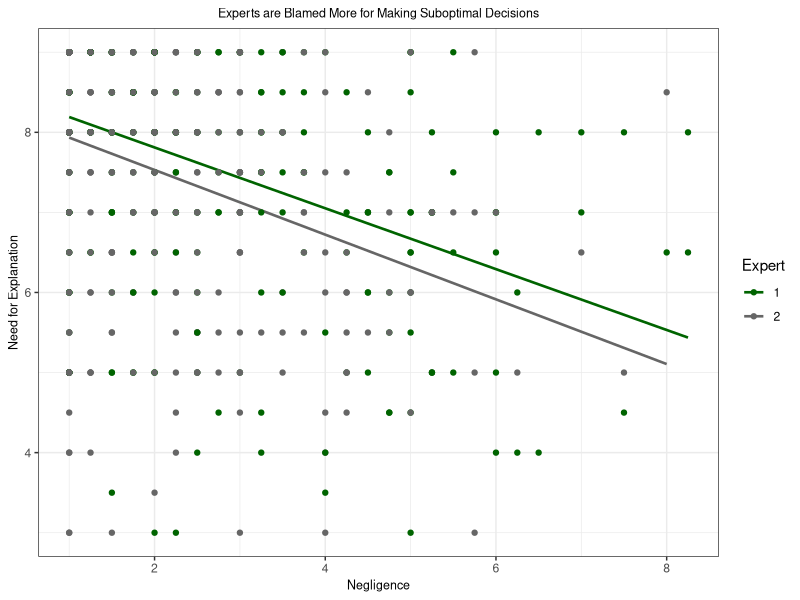

This figure's R source: (Note: this script raises an error after producing the figure.)
library(tidyverse)
setwd("C:/Users/samha/Documents/GitHub/Optimality-Bias/1-19_pre_class")
optdata <- read.csv("1-19_pre_class_CLEANED DATASHEET.csv") %>% select(-1) #load in dataset without weird first column

for (i in 1:9) { #convert continuous variables to numeric
  optdata[,i] <- sapply(optdata[,i], as.numeric)
}
for (i in 10:11) { #convert categorical variables to character
  optdata[,i] <- sapply(optdata[,i], as.character)
}

##PLOT 1
optdata_rev <- subset(optdata, both_pkc<=6.5) #exclude pkc outliers
optdata_rev <- subset(optdata, both_exp>2.5) #exclude exp outliers
optdata_rev <- rename(optdata_rev, Expert=expert) #fix expert label

#create point plot with least squares lines for each expert level
ggplot(optdata_rev, aes(both_pkc, both_exp, color=Expert)) + #color based on expert
  guides(fill=guide_legend(title="Expert")) + #legend
  geom_smooth(method=lm, se=FALSE, size=0.9) + #LSR lines
  geom_point() + #scatterplot
  xlab("Negligence") + #x label
  ylab("Need for Explanation") + #y label
  theme_bw() + #simple background
  theme(axis.title.x=element_text(size=9), axis.title.y=element_text(size=9)) + #make axis labels same size as title
  scale_color_manual(values=c("darkgreen", "gray40")) + #set group colors
  ggtitle("Experts are Blamed More for Making Suboptimal Decisions") + #title
  theme(plot.title = element_text(hjust = 0.5, size=9)) #make title fit and centered

##PLOT 2
summary <- optdata %>% #to be used for error bars
  group_by(choice, expert) %>% 
  summarise(average_blame = mean(both_blc, na.rm = T), #average blame
            blame_sd = sd(both_blc, na.rm = T)/sqrt(nrow(optdata)), #sd of blame
            blame_min = average_blame - blame_sd, #min blame
            blame_max = average_blame + blame_sd) #max blame

nicelimits <- function(x) {
  # x is the range of the data
  # get breaks under default breaks behaviour (breaks are not known in advance)
  breaks <- scales::extended_breaks()(x)
  # Take the difference between breaks (should be constant)
  width  <- diff(breaks)[1]
  # Do something like `floor()`, but with `width`-units
  start <- (x[1] %/% width) * width
  # Do something like `ceiling()`, but with `width`-units
  end <- (c(x[2] %/% width) + 1) * width
  c(start, end)
}

#label choice and expert
optdata$choice = as_factor(choice)
optdata$choice = factor(optdata$choice, labels = c("Optimal", "Suboptimal"))
optdata$expert = as_factor(expert)
optdata$expert = factor(optdata$expert, labels = c("Expert", "Non-expert"))

ggplot(optdata, aes(choice, both_blc, fill=expert)) + #color based on expert
  geom_bar(stat="summary", position=position_dodge(.9)) + #make bars not attached and take means
  scale_y_continuous(breaks=c(1:7), labels=c("1","2","3","4","5","6","7"), limits = nicelimits, expand=c(0,0)) + #label y-axis ticks and make spaced out nicely
  xlab("Choice") + #x label
  ylab("Blame") + #y label
  guides(fill=guide_legend(title="Expert")) + #legend
  theme_bw() + #simple background
  theme(axis.title.x=element_text(size=9), axis.title.y=element_text(size=9)) + #make x and y axis labels same size as title
  ggtitle("Experts are Blamed More for Making Suboptimal Decisions") + #title
  scale_fill_manual(values=c("green4", "gray60")) + #make bars by group certain colors
  theme(plot.title = element_text(hjust = 0.5, size=9)) + #make title fit and centered
  geom_errorbar(data = summary, aes(x = choice, #error bars (1 SE)
                                        y = average_blame,
                                        ymin = blame_min+(blame_max-blame_min), 
                                        max = blame_max-(blame_max-blame_min)),
                color = "black", size = .5, width = .1, position=position_dodge(0.9))
